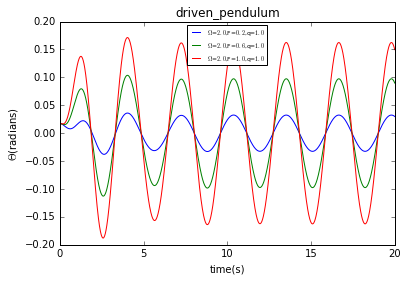

Generate this figure with Python:
import math
import matplotlib.pyplot as plt

g=9.8
l=1.0
class driven_pendulum():
    def __init__(self,_omg0,_theta0,_dt,_time,_t0,_q,_FD,_Omega):
        self.omg=[_omg0]
        self.theta=[_theta0]
        self.t=[_t0]
        self.time=_time
        self.dt=_dt
        self.n=int(_time/_dt)
        self.q=_q
        self.FD=_FD
        self.Omega=_Omega
    def calculate(self):
        for i in range(self.n):
            self.omg.append(self.omg[-1]-g/l*self.theta[-1]*self.dt-self.q*self.omg[-1]*self.dt+self.FD*math.sin(self.Omega*self.t[-1])*self.dt)
            self.theta.append(self.theta[-1]+self.omg[-1]*self.dt)
            self.t.append(self.t[-1]+self.dt)
    def plot(self,color,label):
        plt.plot(self.t,self.theta,color,label="$\Omega$=$%.1f$,F=$%.1f$,q=$%.1f$"%(self.Omega,self.FD,self.q))

A=driven_pendulum(0,1*math.pi/180,0.01,20,0,1.0,0.2,2)
B=driven_pendulum(0,1*math.pi/180,0.01,20,0,1.0,0.6,2)
C=driven_pendulum(0,1*math.pi/180,0.01,20,0,1.0,1.0,2)
A.calculate()
B.calculate()
C.calculate()
A.plot('b-',label="$\Omega$=$2.0$,F=$0.2$,q=$1.0$")
B.plot('g-',label="$\Omega$=$2.0$,F=$0.6$,q=$1.0$")
C.plot('r-',label="$\Omega$=$2.0$,F=$1.0$,q=$1.0$")
plt.xlim(0,20)
plt.xlabel("time(s)")
plt.ylabel("$\Theta$(radians)")
plt.title("driven_pendulum")
plt.legend(fontsize=6,loc='best')
plt.savefig("driven_pendulum.png")

plt.show()
